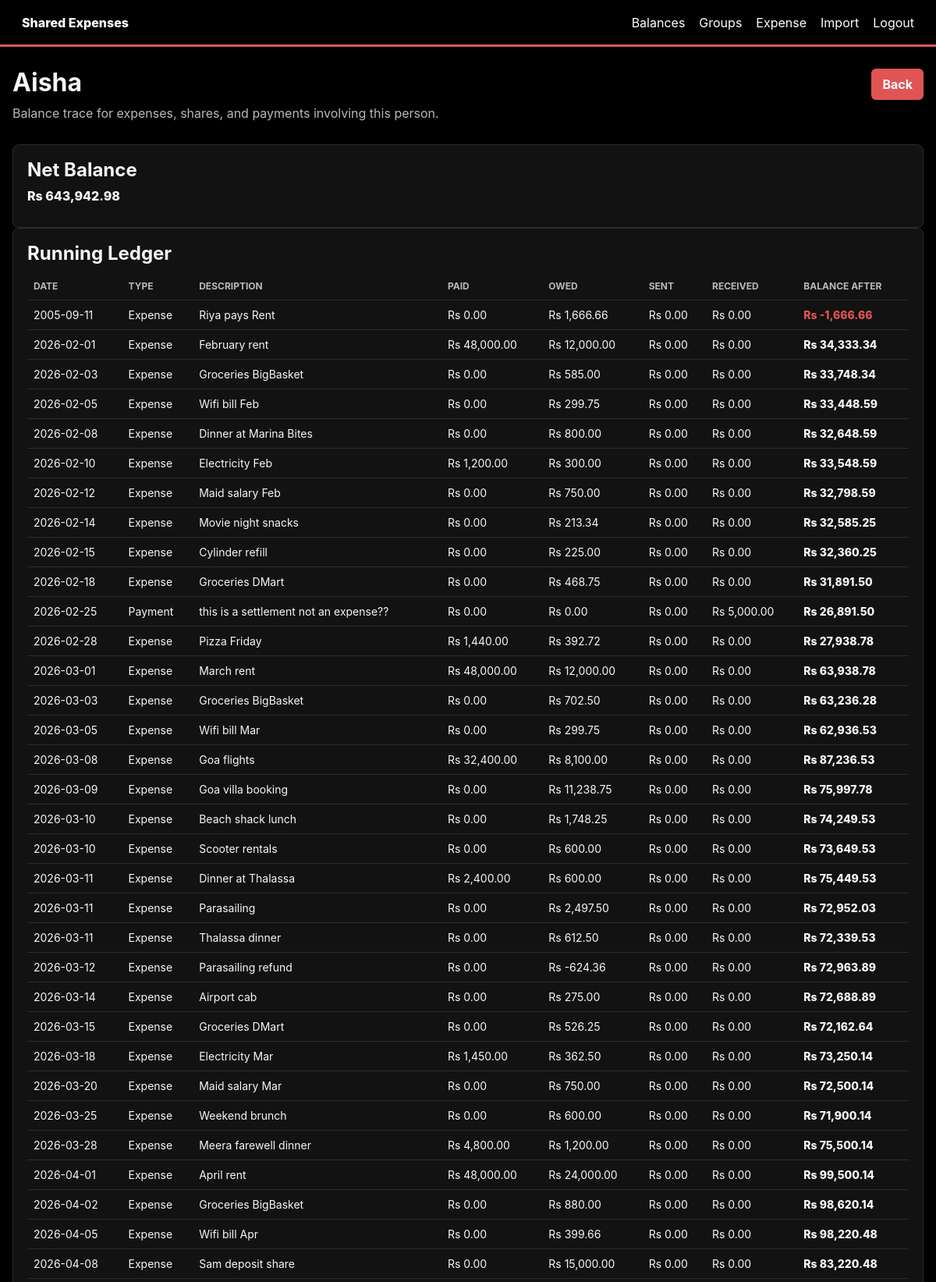
The page /people/Aisha?group_id=1 (signed in, upper part) on the database its author committed.
### tables this page shows
CREATE TABLE expenses (
                id INTEGER PRIMARY KEY,
                group_id INTEGER NOT NULL REFERENCES groups(id),
                source_row INTEGER,
                expense_date TEXT NOT NULL,
                description TEXT NOT NULL,
                paid_by TEXT NOT NULL,
                amount_original_cents INTEGER NOT NULL,
                currency TEXT NOT NULL,
                fx_rate TEXT NOT NULL,
                amount_inr_cents INTEGER NOT NULL,
                split_type TEXT NOT NULL,
                status TEXT NOT NULL DEFAULT 'accepted',
                notes TEXT
            , category TEXT NOT NULL DEFAULT 'Uncategorized', batch_id INTEGER);

CREATE TABLE payments (
                id INTEGER PRIMARY KEY,
                group_id INTEGER NOT NULL REFERENCES groups(id),
                source_row INTEGER,
                payment_date TEXT NOT NULL,
                paid_by TEXT NOT NULL,
                paid_to TEXT NOT NULL,
                amount_inr_cents INTEGER NOT NULL,
                notes TEXT
            , batch_id INTEGER);

### app.py (the view)
@app.route("/people/<person_name>")
@login_required
def person_detail(person_name):
    group_id = int(request.args.get("group_id", 1))
    person = normalize_name(person_name)
    net, settlements, trace = balances(group_id)
    with db() as conn:
        paid_expenses = conn.execute(
            "SELECT * FROM expenses WHERE group_id=? AND paid_by=? AND status='accepted' ORDER BY expense_date DESC, id DESC",
            (group_id, person),
        ).fetchall()
        owed_splits = conn.execute(
            """SELECT e.*, s.share_cents FROM expense_splits s
            JOIN expenses e ON e.id=s.expense_id
            WHERE e.group_id=? AND e.status='accepted' AND s.person_name=?
            ORDER BY e.expense_date DESC, e.id DESC""",
            (group_id, person),
        ).fetchall()
        payments = conn.execute(
            "SELECT * FROM payments WHERE group_id=? AND (paid_by=? OR paid_to=?) ORDER BY payment_date DESC, id DESC",
            (group_id, person, person),
        ).fetchall()
    ledger = person_ledger(group_id, person)
    return render_template("person_detail.html", group_id=group_id, person=person, net=net.get(person, Decimal("0")), paid_expenses=paid_expenses, owed_splits=owed_splits, payments=payments, settlements=settlements, ledger=ledger)

### app.py (called while the page is built)
def money(value: Decimal | str | int | float) -> Decimal:
    return Decimal(str(value)).quantize(MONEY, rounding=ROUND_HALF_UP)

def from_cents(value: int) -> Decimal:
    return money(Decimal(value) / 100)

@contextmanager
def db():
    conn = sqlite3.connect(DB_PATH)
    conn.row_factory = sqlite3.Row
    conn.execute("PRAGMA foreign_keys = ON")
    try:
        yield conn
        conn.commit()
    except Exception:
        conn.rollback()
        raise
    finally:
        conn.close()

def normalize_name(value: str | None) -> str:
    key = re.sub(r"\s+", " ", (value or "").strip().lower())
    return CANONICAL_NAMES.get(key, value.strip() if value else "")

def login_required(view):
    @wraps(view)
    def wrapped(*args, **kwargs):
        if "user_id" not in session:
            return redirect(url_for("login"))
        return view(*args, **kwargs)
    return wrapped

@app.template_filter("rupees")
def rupees(value):
    return f"Rs {value:,.2f}"
    return f"₹{value:,.2f}"

@app.template_filter("cents")
def cents_filter(value):
    return f"Rs {from_cents(value):,.2f}"
    return f"₹{from_cents(value):,.2f}"

### templates/person_detail.html (shortened to what this page needs)
{% extends "base.html" %}
{% block content %}
<div class="heading">
  <div>
    <h1>{{ person }}</h1>
    <p>Balance trace for expenses, shares, and payments involving this person.</p>
  </div>
  <a class="button" href="{{ url_for('dashboard', group_id=group_id) }}">Back</a>
</div>
<section class="panel">
  <h2>Net Balance</h2>
  <p class="{{ 'positive' if net > 0 else 'negative' if net < 0 else '' }}">{{ net|rupees }}</p>
</section>
<section class="panel">
  <h2>Running Ledger</h2>
  <table>
    <tr><th>Date</th><th>Type</th><th>Description</th><th>Paid</th><th>Owed</th><th>Sent</th><th>Received</th><th>Balance After</th></tr>
    {% for item in ledger %}
      <tr>
        <td>{{ item.date }}</td>
        <td>{{ item.kind }}</td>
        <td>{{ item.description }}</td>
        <td>{{ item.paid|cents }}</td>
        <td>{{ item.owed|cents }}</td>
        <td>{{ item.sent|cents }}</td>
        <td>{{ item.received|cents }}</td>
        <td class="{{ 'positive' if item.running > 0 else 'negative' if item.running < 0 else '' }}">{{ item.running|cents }}</td>
      </tr>
    {% else %}
      <tr><td colspan="8">No ledger activity yet.</td></tr>
    {% endfor %}
  </table>
</section>
{% endblock %}

### static/styles.css (style rules this page uses)
:root { --ink: #f7f7f7; --muted: #b9b9b9; --line: #2d2d2d; --panel: #121212; --panel-soft: #191919; --bg: #000000; --accent: #E05454; --accent-dark: #b93f3f; --danger: #E05454; --good: #f7f7f7; }
* { box-sizing: border-box; }
body { margin: 0; font-family: Inter, Segoe UI, Arial, sans-serif; color: var(--ink); background: var(--bg); }
a { color: var(--accent); text-decoration: none; }
.heading { display: flex; justify-content: space-between; align-items: start; gap: 20px; margin-bottom: 18px; }
h1, h2 { margin: 0 0 10px; line-height: 1.15; }
p { color: var(--muted); margin: 0 0 12px; }
.panel { background: var(--panel); border: 1px solid var(--line); box-shadow: 0 18px 45px rgba(0, 0, 0, 0.28); border-radius: 8px; padding: 18px; overflow-x: auto; }
button, .button { border: 0; border-radius: 6px; background: var(--accent); color: #fff; padding: 10px 14px; font-weight: 700; cursor: pointer; display: inline-block; }
table { width: 100%; border-collapse: collapse; font-size: 14px; }
th, td { text-align: left; border-bottom: 1px solid var(--line); padding: 10px 8px; vertical-align: top; }
th { color: var(--muted); font-size: 12px; text-transform: uppercase; }
.positive { color: var(--good); font-weight: 800; }
.negative { color: var(--danger); font-weight: 800; }

### rows shown on the page
expenses: date "2005-09-11", kind "Expense", description "Riya pays Rent", paid|cents "Rs 0.00", owed|cents "Rs 1,666.66", sent|cents "Rs 0.00", received|cents "Rs 0.00", running|cents "Rs -1,666.66"
expenses: date "2026-02-01", kind "Expense", description "February rent", paid|cents "Rs 48,000.00", owed|cents "Rs 12,000.00", sent|cents "Rs 0.00", received|cents "Rs 0.00", running|cents "Rs 34,333.34"
expenses: date "2026-02-03", kind "Expense", description "Groceries BigBasket", paid|cents "Rs 0.00", owed|cents "Rs 585.00", sent|cents "Rs 0.00", received|cents "Rs 0.00", running|cents "Rs 33,748.34"
expenses: date "2026-02-05", kind "Expense", description "Wifi bill Feb", paid|cents "Rs 0.00", owed|cents "Rs 299.75", sent|cents "Rs 0.00", received|cents "Rs 0.00", running|cents "Rs 33,448.59"
expenses: date "2026-02-08", kind "Expense", description "Dinner at Marina Bites", paid|cents "Rs 0.00", owed|cents "Rs 800.00", sent|cents "Rs 0.00", received|cents "Rs 0.00", running|cents "Rs 32,648.59"
expenses: date "2026-02-10", kind "Expense", description "Electricity Feb", paid|cents "Rs 1,200.00", owed|cents "Rs 300.00", sent|cents "Rs 0.00", received|cents "Rs 0.00", running|cents "Rs 33,548.59"
expenses: date "2026-02-12", kind "Expense", description "Maid salary Feb", paid|cents "Rs 0.00", owed|cents "Rs 750.00", sent|cents "Rs 0.00", received|cents "Rs 0.00", running|cents "Rs 32,798.59"
expenses: date "2026-02-14", kind "Expense", description "Movie night snacks", paid|cents "Rs 0.00", owed|cents "Rs 213.34", sent|cents "Rs 0.00", received|cents "Rs 0.00", running|cents "Rs 32,585.25"
expenses: date "2026-02-15", kind "Expense", description "Cylinder refill", paid|cents "Rs 0.00", owed|cents "Rs 225.00", sent|cents "Rs 0.00", received|cents "Rs 0.00", running|cents "Rs 32,360.25"
expenses: date "2026-02-18", kind "Expense", description "Groceries DMart", paid|cents "Rs 0.00", owed|cents "Rs 468.75", sent|cents "Rs 0.00", received|cents "Rs 0.00", running|cents "Rs 31,891.50"
payments: date "2026-02-25", kind "Payment", description "this is a settlement not an expense??", paid|cents "Rs 0.00", owed|cents "Rs 0.00", sent|cents "Rs 0.00", received|cents "Rs 5,000.00", running|cents "Rs 26,891.50"
expenses: date "2026-02-28", kind "Expense", description "Pizza Friday", paid|cents "Rs 1,440.00", owed|cents "Rs 392.72", sent|cents "Rs 0.00", received|cents "Rs 0.00", running|cents "Rs 27,938.78"
expenses: date "2026-03-01", kind "Expense", description "March rent", paid|cents "Rs 48,000.00", owed|cents "Rs 12,000.00", sent|cents "Rs 0.00", received|cents "Rs 0.00", running|cents "Rs 63,938.78"
expenses: date "2026-03-03", kind "Expense", description "Groceries BigBasket", paid|cents "Rs 0.00", owed|cents "Rs 702.50", sent|cents "Rs 0.00", received|cents "Rs 0.00", running|cents "Rs 63,236.28"
expenses: date "2026-03-05", kind "Expense", description "Wifi bill Mar", paid|cents "Rs 0.00", owed|cents "Rs 299.75", sent|cents "Rs 0.00", received|cents "Rs 0.00", running|cents "Rs 62,936.53"
expenses: date "2026-03-08", kind "Expense", description "Goa flights", paid|cents "Rs 32,400.00", owed|cents "Rs 8,100.00", sent|cents "Rs 0.00", received|cents "Rs 0.00", running|cents "Rs 87,236.53"
expenses: date "2026-03-09", kind "Expense", description "Goa villa booking", paid|cents "Rs 0.00", owed|cents "Rs 11,238.75", sent|cents "Rs 0.00", received|cents "Rs 0.00", running|cents "Rs 75,997.78"
expenses: date "2026-03-10", kind "Expense", description "Beach shack lunch", paid|cents "Rs 0.00", owed|cents "Rs 1,748.25", sent|cents "Rs 0.00", received|cents "Rs 0.00", running|cents "Rs 74,249.53"
expenses: date "2026-03-10", kind "Expense", description "Scooter rentals", paid|cents "Rs 0.00", owed|cents "Rs 600.00", sent|cents "Rs 0.00", received|cents "Rs 0.00", running|cents "Rs 73,649.53"
expenses: date "2026-03-11", kind "Expense", description "Dinner at Thalassa", paid|cents "Rs 2,400.00", owed|cents "Rs 600.00", sent|cents "Rs 0.00", received|cents "Rs 0.00", running|cents "Rs 75,449.53"
expenses: date "2026-03-11", kind "Expense", description "Parasailing", paid|cents "Rs 0.00", owed|cents "Rs 2,497.50", sent|cents "Rs 0.00", received|cents "Rs 0.00", running|cents "Rs 72,952.03"
expenses: date "2026-03-11", kind "Expense", description "Thalassa dinner", paid|cents "Rs 0.00", owed|cents "Rs 612.50", sent|cents "Rs 0.00", received|cents "Rs 0.00", running|cents "Rs 72,339.53"
expenses: date "2026-03-12", kind "Expense", description "Parasailing refund", paid|cents "Rs 0.00", owed|cents "Rs -624.36", sent|cents "Rs 0.00", received|cents "Rs 0.00", running|cents "Rs 72,963.89"
expenses: date "2026-03-14", kind "Expense", description "Airport cab", paid|cents "Rs 0.00", owed|cents "Rs 275.00", sent|cents "Rs 0.00", received|cents "Rs 0.00", running|cents "Rs 72,688.89"
expenses: date "2026-03-15", kind "Expense", description "Groceries DMart", paid|cents "Rs 0.00", owed|cents "Rs 526.25", sent|cents "Rs 0.00", received|cents "Rs 0.00", running|cents "Rs 72,162.64"
expenses: date "2026-03-18", kind "Expense", description "Electricity Mar", paid|cents "Rs 1,450.00", owed|cents "Rs 362.50", sent|cents "Rs 0.00", received|cents "Rs 0.00", running|cents "Rs 73,250.14"
expenses: date "2026-03-20", kind "Expense", description "Maid salary Mar", paid|cents "Rs 0.00", owed|cents "Rs 750.00", sent|cents "Rs 0.00", received|cents "Rs 0.00", running|cents "Rs 72,500.14"
expenses: date "2026-03-25", kind "Expense", description "Weekend brunch", paid|cents "Rs 0.00", owed|cents "Rs 600.00", sent|cents "Rs 0.00", received|cents "Rs 0.00", running|cents "Rs 71,900.14"
expenses: date "2026-03-28", kind "Expense", description "Meera farewell dinner", paid|cents "Rs 4,800.00", owed|cents "Rs 1,200.00", sent|cents "Rs 0.00", received|cents "Rs 0.00", running|cents "Rs 75,500.14"
expenses: date "2026-04-01", kind "Expense", description "April rent", paid|cents "Rs 48,000.00", owed|cents "Rs 24,000.00", sent|cents "Rs 0.00", received|cents "Rs 0.00", running|cents "Rs 99,500.14"
expenses: date "2026-04-02", kind "Expense", description "Groceries BigBasket", paid|cents "Rs 0.00", owed|cents "Rs 880.00", sent|cents "Rs 0.00", received|cents "Rs 0.00", running|cents "Rs 98,620.14"
expenses: date "2026-04-05", kind "Expense", description "Wifi bill Apr", paid|cents "Rs 0.00", owed|cents "Rs 399.66", sent|cents "Rs 0.00", received|cents "Rs 0.00", running|cents "Rs 98,220.48"
expenses: date "2026-04-08", kind "Expense", description "Sam deposit share", paid|cents "Rs 0.00", owed|cents "Rs 15,000.00", sent|cents "Rs 0.00", received|cents "Rs 0.00", running|cents "Rs 83,220.48"

### other values the page prints
{{ person }} "Aisha"
{{ net|rupees }} "Rs 643,942.98"
